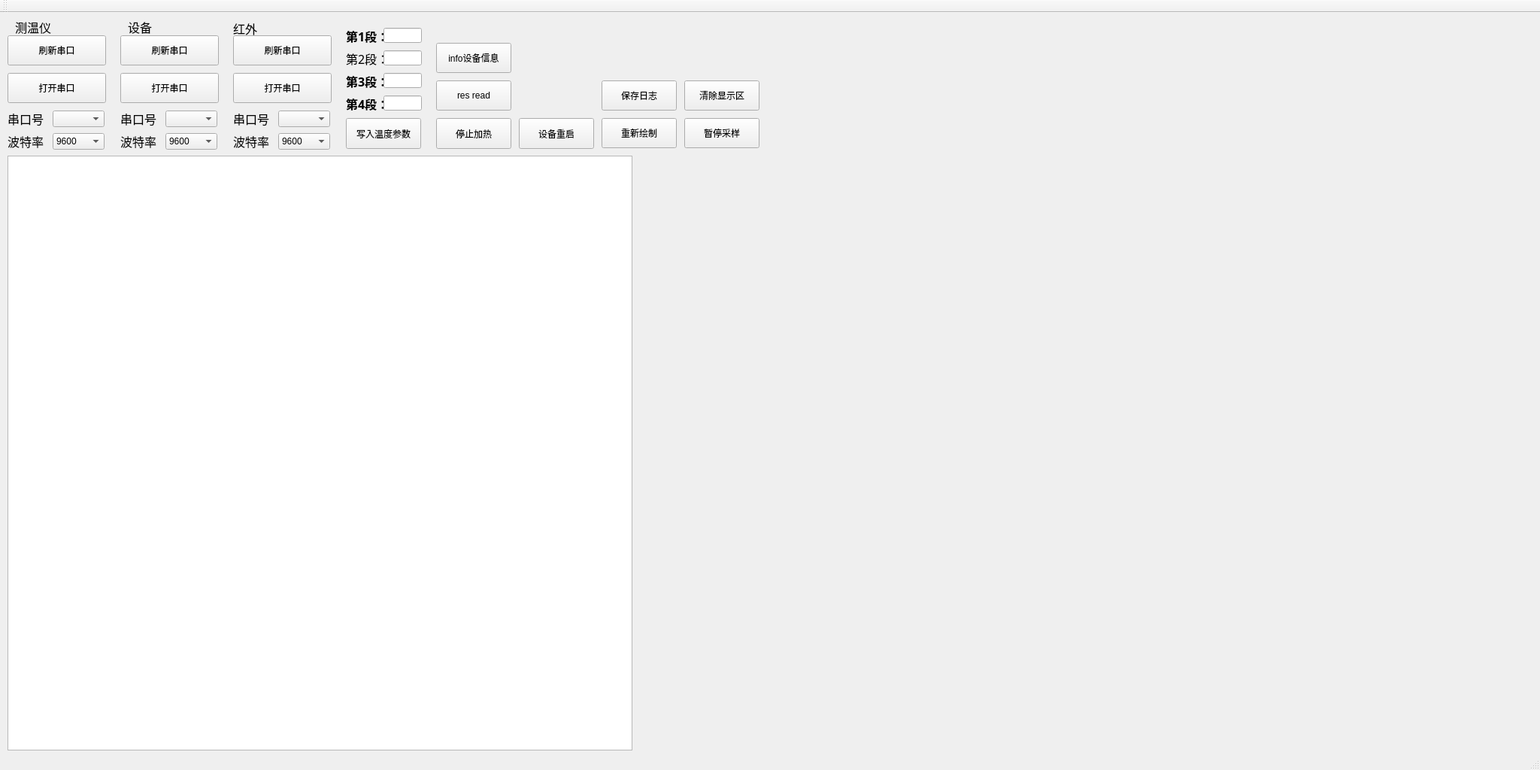
<?xml version="1.0" encoding="UTF-8"?>
<ui version="4.0">
 <class>MainWindow</class>
 <widget class="QMainWindow" name="MainWindow">
  <property name="geometry">
   <rect>
    <x>0</x>
    <y>0</y>
    <width>2048</width>
    <height>1024</height>
   </rect>
  </property>
  <property name="windowTitle">
   <string>MainWindow</string>
  </property>
  <widget class="QWidget" name="centralWidget">
   <widget class="QPushButton" name="Button_open">
    <property name="geometry">
     <rect>
      <x>10</x>
      <y>80</y>
      <width>131</width>
      <height>40</height>
     </rect>
    </property>
    <property name="text">
     <string>打开串口</string>
    </property>
   </widget>
   <widget class="QPushButton" name="Button_savelog">
    <property name="geometry">
     <rect>
      <x>800</x>
      <y>90</y>
      <width>100</width>
      <height>40</height>
     </rect>
    </property>
    <property name="text">
     <string>保存日志</string>
    </property>
   </widget>
   <widget class="QPushButton" name="Button_refresh">
    <property name="geometry">
     <rect>
      <x>10</x>
      <y>30</y>
      <width>131</width>
      <height>40</height>
     </rect>
    </property>
    <property name="text">
     <string>刷新串口</string>
    </property>
   </widget>
   <widget class="QLabel" name="label">
    <property name="geometry">
     <rect>
      <x>10</x>
      <y>130</y>
      <width>54</width>
      <height>21</height>
     </rect>
    </property>
    <property name="font">
     <font>
      <family>Agency FB</family>
      <pointsize>12</pointsize>
     </font>
    </property>
    <property name="text">
     <string>串口号：</string>
    </property>
   </widget>
   <widget class="QLabel" name="label_2">
    <property name="geometry">
     <rect>
      <x>10</x>
      <y>160</y>
      <width>54</width>
      <height>21</height>
     </rect>
    </property>
    <property name="font">
     <font>
      <family>Agency FB</family>
      <pointsize>12</pointsize>
     </font>
    </property>
    <property name="text">
     <string>波特率：</string>
    </property>
   </widget>
   <widget class="QComboBox" name="comboBox_port">
    <property name="geometry">
     <rect>
      <x>70</x>
      <y>130</y>
      <width>69</width>
      <height>22</height>
     </rect>
    </property>
   </widget>
   <widget class="QComboBox" name="comboBox_baudrate">
    <property name="geometry">
     <rect>
      <x>70</x>
      <y>160</y>
      <width>69</width>
      <height>22</height>
     </rect>
    </property>
    <item>
     <property name="text">
      <string>9600</string>
     </property>
    </item>
    <item>
     <property name="text">
      <string>19200</string>
     </property>
    </item>
    <item>
     <property name="text">
      <string>38400</string>
     </property>
    </item>
    <item>
     <property name="text">
      <string>57600</string>
     </property>
    </item>
    <item>
     <property name="text">
      <string>115200</string>
     </property>
    </item>
    <item>
     <property name="text">
      <string>230400</string>
     </property>
    </item>
    <item>
     <property name="text">
      <string>460800</string>
     </property>
    </item>
   </widget>
   <widget class="QPushButton" name="Button_clearlog">
    <property name="geometry">
     <rect>
      <x>910</x>
      <y>90</y>
      <width>100</width>
      <height>40</height>
     </rect>
    </property>
    <property name="text">
     <string>清除显示区</string>
    </property>
   </widget>
   <widget class="QTextEdit" name="DataReceived">
    <property name="geometry">
     <rect>
      <x>10</x>
      <y>190</y>
      <width>831</width>
      <height>791</height>
     </rect>
    </property>
   </widget>
   <widget class="QCustomPlot" name="customPlot" native="true">
    <property name="geometry">
     <rect>
      <x>850</x>
      <y>190</y>
      <width>1191</width>
      <height>771</height>
     </rect>
    </property>
   </widget>
   <widget class="QPushButton" name="Button_plot_clear">
    <property name="geometry">
     <rect>
      <x>800</x>
      <y>140</y>
      <width>100</width>
      <height>40</height>
     </rect>
    </property>
    <property name="text">
     <string>重新绘制</string>
    </property>
   </widget>
   <widget class="QPushButton" name="Button_pause">
    <property name="geometry">
     <rect>
      <x>910</x>
      <y>140</y>
      <width>100</width>
      <height>40</height>
     </rect>
    </property>
    <property name="text">
     <string>暂停采样</string>
    </property>
   </widget>
   <widget class="QLabel" name="label_3">
    <property name="geometry">
     <rect>
      <x>20</x>
      <y>8</y>
      <width>54</width>
      <height>21</height>
     </rect>
    </property>
    <property name="font">
     <font>
      <family>Agency FB</family>
      <pointsize>12</pointsize>
     </font>
    </property>
    <property name="text">
     <string>测温仪</string>
    </property>
   </widget>
   <widget class="QComboBox" name="comboBox_port_2">
    <property name="geometry">
     <rect>
      <x>220</x>
      <y>130</y>
      <width>69</width>
      <height>22</height>
     </rect>
    </property>
   </widget>
   <widget class="QPushButton" name="Button_refresh_2">
    <property name="geometry">
     <rect>
      <x>160</x>
      <y>30</y>
      <width>131</width>
      <height>40</height>
     </rect>
    </property>
    <property name="text">
     <string>刷新串口</string>
    </property>
   </widget>
   <widget class="QLabel" name="label_4">
    <property name="geometry">
     <rect>
      <x>160</x>
      <y>130</y>
      <width>54</width>
      <height>21</height>
     </rect>
    </property>
    <property name="font">
     <font>
      <family>Agency FB</family>
      <pointsize>12</pointsize>
     </font>
    </property>
    <property name="text">
     <string>串口号：</string>
    </property>
   </widget>
   <widget class="QLabel" name="label_5">
    <property name="geometry">
     <rect>
      <x>170</x>
      <y>8</y>
      <width>54</width>
      <height>21</height>
     </rect>
    </property>
    <property name="font">
     <font>
      <family>Agency FB</family>
      <pointsize>12</pointsize>
     </font>
    </property>
    <property name="text">
     <string>设备</string>
    </property>
   </widget>
   <widget class="QComboBox" name="comboBox_baudrate_2">
    <property name="geometry">
     <rect>
      <x>220</x>
      <y>160</y>
      <width>69</width>
      <height>22</height>
     </rect>
    </property>
    <item>
     <property name="text">
      <string>9600</string>
     </property>
    </item>
    <item>
     <property name="text">
      <string>19200</string>
     </property>
    </item>
    <item>
     <property name="text">
      <string>38400</string>
     </property>
    </item>
    <item>
     <property name="text">
      <string>57600</string>
     </property>
    </item>
    <item>
     <property name="text">
      <string>115200</string>
     </property>
    </item>
    <item>
     <property name="text">
      <string>230400</string>
     </property>
    </item>
    <item>
     <property name="text">
      <string>460800</string>
     </property>
    </item>
   </widget>
   <widget class="QPushButton" name="Button_open_2">
    <property name="geometry">
     <rect>
      <x>160</x>
      <y>80</y>
      <width>131</width>
      <height>40</height>
     </rect>
    </property>
    <property name="text">
     <string>打开串口</string>
    </property>
   </widget>
   <widget class="QLabel" name="label_6">
    <property name="geometry">
     <rect>
      <x>160</x>
      <y>160</y>
      <width>54</width>
      <height>21</height>
     </rect>
    </property>
    <property name="font">
     <font>
      <family>Agency FB</family>
      <pointsize>12</pointsize>
     </font>
    </property>
    <property name="text">
     <string>波特率：</string>
    </property>
   </widget>
   <widget class="QLabel" name="label_7">
    <property name="geometry">
     <rect>
      <x>460</x>
      <y>20</y>
      <width>54</width>
      <height>21</height>
     </rect>
    </property>
    <property name="font">
     <font>
      <family>Agency FB</family>
      <pointsize>12</pointsize>
      <weight>75</weight>
      <bold>true</bold>
     </font>
    </property>
    <property name="text">
     <string>第1段：</string>
    </property>
   </widget>
   <widget class="QLabel" name="label_8">
    <property name="geometry">
     <rect>
      <x>460</x>
      <y>50</y>
      <width>54</width>
      <height>21</height>
     </rect>
    </property>
    <property name="font">
     <font>
      <family>Agency FB</family>
      <pointsize>12</pointsize>
     </font>
    </property>
    <property name="text">
     <string>第2段：</string>
    </property>
   </widget>
   <widget class="QLabel" name="label_9">
    <property name="geometry">
     <rect>
      <x>460</x>
      <y>80</y>
      <width>54</width>
      <height>21</height>
     </rect>
    </property>
    <property name="font">
     <font>
      <family>Agency FB</family>
      <pointsize>12</pointsize>
      <weight>75</weight>
      <bold>true</bold>
     </font>
    </property>
    <property name="text">
     <string>第3段：</string>
    </property>
   </widget>
   <widget class="QLabel" name="label_10">
    <property name="geometry">
     <rect>
      <x>460</x>
      <y>110</y>
      <width>54</width>
      <height>21</height>
     </rect>
    </property>
    <property name="font">
     <font>
      <family>Agency FB</family>
      <pointsize>12</pointsize>
      <weight>75</weight>
      <bold>true</bold>
     </font>
    </property>
    <property name="text">
     <string>第4段：</string>
    </property>
   </widget>
   <widget class="QLineEdit" name="lineEdit_temp1">
    <property name="geometry">
     <rect>
      <x>510</x>
      <y>20</y>
      <width>51</width>
      <height>20</height>
     </rect>
    </property>
   </widget>
   <widget class="QLineEdit" name="lineEdit_temp2">
    <property name="geometry">
     <rect>
      <x>510</x>
      <y>50</y>
      <width>51</width>
      <height>20</height>
     </rect>
    </property>
   </widget>
   <widget class="QLineEdit" name="lineEdit_temp3">
    <property name="geometry">
     <rect>
      <x>510</x>
      <y>80</y>
      <width>51</width>
      <height>20</height>
     </rect>
    </property>
   </widget>
   <widget class="QLineEdit" name="lineEdit_temp4">
    <property name="geometry">
     <rect>
      <x>510</x>
      <y>110</y>
      <width>51</width>
      <height>20</height>
     </rect>
    </property>
   </widget>
   <widget class="QPushButton" name="Button_set_temp">
    <property name="geometry">
     <rect>
      <x>460</x>
      <y>140</y>
      <width>100</width>
      <height>41</height>
     </rect>
    </property>
    <property name="text">
     <string>写入温度参数</string>
    </property>
   </widget>
   <widget class="QPushButton" name="Button_stop_heat">
    <property name="geometry">
     <rect>
      <x>580</x>
      <y>140</y>
      <width>100</width>
      <height>41</height>
     </rect>
    </property>
    <property name="text">
     <string>停止加热</string>
    </property>
   </widget>
   <widget class="QPushButton" name="Button_cmd_info">
    <property name="geometry">
     <rect>
      <x>580</x>
      <y>40</y>
      <width>100</width>
      <height>40</height>
     </rect>
    </property>
    <property name="text">
     <string>info设备信息</string>
    </property>
   </widget>
   <widget class="QPushButton" name="Button_cmd_res_read">
    <property name="geometry">
     <rect>
      <x>580</x>
      <y>90</y>
      <width>100</width>
      <height>40</height>
     </rect>
    </property>
    <property name="text">
     <string>res read</string>
    </property>
   </widget>
   <widget class="QPushButton" name="Button_dev_reset">
    <property name="geometry">
     <rect>
      <x>690</x>
      <y>140</y>
      <width>100</width>
      <height>41</height>
     </rect>
    </property>
    <property name="text">
     <string>设备重启</string>
    </property>
   </widget>
   <widget class="QLabel" name="label_11">
    <property name="geometry">
     <rect>
      <x>310</x>
      <y>10</y>
      <width>54</width>
      <height>21</height>
     </rect>
    </property>
    <property name="font">
     <font>
      <family>Agency FB</family>
      <pointsize>12</pointsize>
     </font>
    </property>
    <property name="text">
     <string>红外</string>
    </property>
   </widget>
   <widget class="QPushButton" name="Button_refresh_3">
    <property name="geometry">
     <rect>
      <x>310</x>
      <y>30</y>
      <width>131</width>
      <height>40</height>
     </rect>
    </property>
    <property name="text">
     <string>刷新串口</string>
    </property>
   </widget>
   <widget class="QPushButton" name="Button_open_3">
    <property name="geometry">
     <rect>
      <x>310</x>
      <y>80</y>
      <width>131</width>
      <height>40</height>
     </rect>
    </property>
    <property name="text">
     <string>打开串口</string>
    </property>
   </widget>
   <widget class="QLabel" name="label_12">
    <property name="geometry">
     <rect>
      <x>310</x>
      <y>130</y>
      <width>54</width>
      <height>21</height>
     </rect>
    </property>
    <property name="font">
     <font>
      <family>Agency FB</family>
      <pointsize>12</pointsize>
     </font>
    </property>
    <property name="text">
     <string>串口号：</string>
    </property>
   </widget>
   <widget class="QComboBox" name="comboBox_port_3">
    <property name="geometry">
     <rect>
      <x>370</x>
      <y>130</y>
      <width>69</width>
      <height>22</height>
     </rect>
    </property>
   </widget>
   <widget class="QLabel" name="label_13">
    <property name="geometry">
     <rect>
      <x>310</x>
      <y>160</y>
      <width>54</width>
      <height>21</height>
     </rect>
    </property>
    <property name="font">
     <font>
      <family>Agency FB</family>
      <pointsize>12</pointsize>
     </font>
    </property>
    <property name="text">
     <string>波特率：</string>
    </property>
   </widget>
   <widget class="QComboBox" name="comboBox_baudrate_3">
    <property name="geometry">
     <rect>
      <x>370</x>
      <y>160</y>
      <width>69</width>
      <height>22</height>
     </rect>
    </property>
    <item>
     <property name="text">
      <string>9600</string>
     </property>
    </item>
    <item>
     <property name="text">
      <string>19200</string>
     </property>
    </item>
    <item>
     <property name="text">
      <string>38400</string>
     </property>
    </item>
    <item>
     <property name="text">
      <string>57600</string>
     </property>
    </item>
    <item>
     <property name="text">
      <string>115200</string>
     </property>
    </item>
    <item>
     <property name="text">
      <string>230400</string>
     </property>
    </item>
    <item>
     <property name="text">
      <string>460800</string>
     </property>
    </item>
   </widget>
  </widget>
  <widget class="QMenuBar" name="menuBar">
   <property name="geometry">
    <rect>
     <x>0</x>
     <y>0</y>
     <width>2048</width>
     <height>23</height>
    </rect>
   </property>
  </widget>
  <widget class="QToolBar" name="mainToolBar">
   <attribute name="toolBarArea">
    <enum>TopToolBarArea</enum>
   </attribute>
   <attribute name="toolBarBreak">
    <bool>false</bool>
   </attribute>
  </widget>
  <widget class="QStatusBar" name="statusBar"/>
 </widget>
 <layoutdefault spacing="6" margin="11"/>
 <customwidgets>
  <customwidget>
   <class>QCustomPlot</class>
   <extends>QWidget</extends>
   <header>qcustomplot.h</header>
   <container>1</container>
  </customwidget>
 </customwidgets>
 <resources/>
 <connections/>
</ui>
